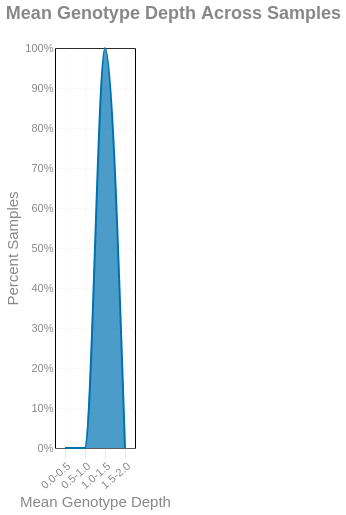

Notebook code cell kept with this figure:
### Code cell
#| label: sample_depths

_hist = binned_histogram(psc['MeanDepth'], 0.5, normalize = True, precision = 1)
(
    alt.Chart(_hist)
    .mark_area(interpolate = "monotone")
    .encode(
        x=alt.X('interval:O', title='Mean Genotype Depth', bin = 'binned').axis(labelAngle=-40),
        y=alt.Y('proportion:Q', title = "Percent Samples").axis(format = '%'),
        tooltip = [
            alt.Tooltip('interval:O', title = "Mean Depth", bin="binned"),
            alt.Tooltip('proportion:Q', title = "Percent of Samples").format('.1%')
        ]
    )
    .properties(
        title='Mean Genotype Depth Across Samples',
        usermeta={'embedOptions': {'downloadFileName': f'samples.meandepth'}}
    )
)

### Figure 1 — Vega-Lite specification as saved in the notebook (floating-point values rounded to 4 significant figures)
{"width": "container", "height": 400, "config": {"title": {"anchor": "start", "dy": -15, "fontSize": 18, "color": "#888888", "subtitleColor": "#888888", "subtitleFontSize": 14}, "arc": {"fill": "#0072B2"}, "axis": {"domainColor": "#888888", "domainWidth": 0.5, "gridWidth": 0.2, "grid": false, "titleFontWeight": 400, "titleFontSize": 15, "labelFontSize": 11, "labelColor": "#888888", "tickColor": "#888888", "tickWidth": 0.2, "titleColor": "#888888"}, "axisBand": {"grid": false}, "axisX": {"grid": true, "tickSize": 10, "domainCap": "round"}, "axisY": {"domain": false, "grid": true, "tickSize": 0, "domainCap": "round"}, "background": "transparent", "header": {"labelFontSize": 15, "labelColor": "#888888", "titleFontSize": 15, "titleFontWeight": 600, "titleColor": "#888888"}, "legend": {"labelFont": "sans-serif", "labelFontSize": 12, "labelColor": "#888888", "symbolSize": 100, "symbolType": "circle", "titleFontSize": 12, "titlePadding": 10, "titleColor": "#888888", "title": ""}, "range": {"category": ["#E69F00", "#56B4E9", "#009E73", "#F0E442", "#0072B2", "#D55E00", "#CC79A7", "#000000"], "diverging": ["#cfe8f3", "#a2d4ec", "#73bfe2", "#46abdb", "#1696d2", "#12719e"]}, "area": {"fill": "#0072B2", "fillOpacity": 0.7, "line": true, "strokeOpacity": 0.7}, "line": {"color": "#0072B2", "stroke": "#0072B2", "strokewidth": 5}, "trail": {"color": "#0072B2", "stroke": "#0072B2", "strokeWidth": 0, "size": 1}, "path": {"stroke": "#0072B2", "strokeWidth": 0.5}, "point": {"filled": true}, "text": {"color": "#888888", "fontSize": 11, "align": "right", "fontWeight": 400, "size": 11}, "bar": {"fill": "#0072B2", "stroke": false}, "view": {"stroke": "none", "continuousWidth": 660, "continuousHeight": 400}}, "data": {"name": "data-8a4823dc37b75f48c26969a327280513"}, "mark": {"type": "area", "interpolate": "monotone"}, "encoding": {"tooltip": [{"bin": "binned", "field": "interval", "title": "Mean Depth", "type": "ordinal"}, {"field": "proportion", "format": ".1%", "title": "Percent of Samples", "type": "quantitative"}], "x": {"axis": {"labelAngle": -40}, "bin": "binned", "field": "interval", "title": "Mean Genotype Depth", "type": "ordinal"}, "y": {"axis": {"format": "%"}, "field": "proportion", "title": "Percent Samples", "type": "quantitative"}}, "title": "Mean Genotype Depth Across Samples", "usermeta": {"embedOptions": {"downloadFileName": "samples.meandepth"}}, "$schema": "https://vega.github.io/schema/vega-lite/v6.1.0.json", "datasets": {"data-8a4823dc37b75f48c26969a327280513": [{"bin": "0.0", "interval": "0.0-0.5", "proportion": 0.0}, {"bin": "0.5", "interval": "0.5-1.0", "proportion": 0.0}, {"bin": "1.0", "interval": "1.0-1.5", "proportion": 1.0}, {"bin": "1.5", "interval": "1.5-2.0", "proportion": 0.0}]}}
